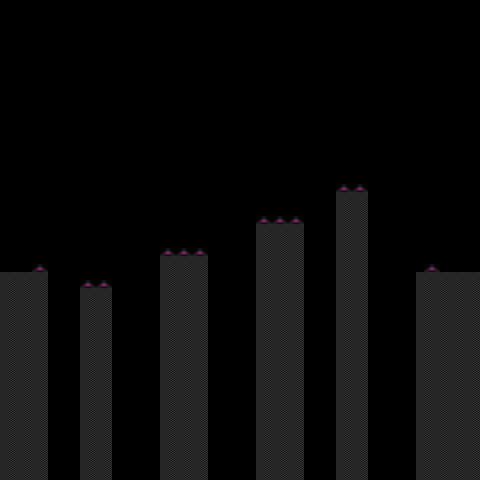

Below is a game level as drawn by its tile map, then a one-line description and the .tmx file that defines it, in full:
An orthogonal 30x30 tile map with 16x16 px tiles, 2 tile layers (walls, obsidian_obstacles).

<map version="1.10" tiledversion="1.10.2" orientation="orthogonal" renderorder="right-down" width="30" height="30" tilewidth="16" tileheight="16" infinite="0" nextlayerid="3" nextobjectid="1">
 <tileset firstgid="1" source="../obsidian.tsx" />
 <layer id="1" name="walls" width="30" height="30">
  <data encoding="csv">
0,0,0,0,0,0,0,0,0,0,0,0,0,0,0,0,0,0,0,0,0,0,0,0,0,0,0,0,0,0,
0,0,0,0,0,0,0,0,0,0,0,0,0,0,0,0,0,0,0,0,0,0,0,0,0,0,0,0,0,0,
0,0,0,0,0,0,0,0,0,0,0,0,0,0,0,0,0,0,0,0,0,0,0,0,0,0,0,0,0,0,
0,0,0,0,0,0,0,0,0,0,0,0,0,0,0,0,0,0,0,0,0,0,0,0,0,0,0,0,0,0,
0,0,0,0,0,0,0,0,0,0,0,0,0,0,0,0,0,0,0,0,0,0,0,0,0,0,0,0,0,0,
0,0,0,0,0,0,0,0,0,0,0,0,0,0,0,0,0,0,0,0,0,0,0,0,0,0,0,0,0,0,
0,0,0,0,0,0,0,0,0,0,0,0,0,0,0,0,0,0,0,0,0,0,0,0,0,0,0,0,0,0,
0,0,0,0,0,0,0,0,0,0,0,0,0,0,0,0,0,0,0,0,0,0,0,0,0,0,0,0,0,0,
0,0,0,0,0,0,0,0,0,0,0,0,0,0,0,0,0,0,0,0,0,0,0,0,0,0,0,0,0,0,
0,0,0,0,0,0,0,0,0,0,0,0,0,0,0,0,0,0,0,0,0,0,0,0,0,0,0,0,0,0,
0,0,0,0,0,0,0,0,0,0,0,0,0,0,0,0,0,0,0,0,0,0,0,0,0,0,0,0,0,0,
0,0,0,0,0,0,0,0,0,0,0,0,0,0,0,0,0,0,0,0,0,2,2,0,0,0,0,0,0,0,
0,0,0,0,0,0,0,0,0,0,0,0,0,0,0,0,0,0,0,0,0,1,1,0,0,0,0,0,0,0,
0,0,0,0,0,0,0,0,0,0,0,0,0,0,0,0,2,2,2,0,0,9,9,0,0,0,0,0,0,0,
0,0,0,0,0,0,0,0,0,0,0,0,0,0,0,0,1,1,1,0,0,9,9,0,0,0,0,0,0,0,
0,0,0,0,0,0,0,0,0,0,2,2,2,0,0,0,9,9,9,0,0,9,9,0,0,0,0,0,0,0,
0,0,2,0,0,0,0,0,0,0,1,1,1,0,0,0,9,9,9,0,0,9,9,0,0,0,17,42,0,0,
1,1,1,0,0,2,2,0,0,0,9,9,9,0,0,0,9,9,9,0,0,9,9,0,0,0,1,1,1,1,
9,9,9,0,0,1,1,0,0,0,9,9,9,0,0,0,9,9,9,0,0,9,9,0,0,0,9,9,9,9,
9,9,9,0,0,9,9,0,0,0,9,9,9,0,0,0,9,9,9,0,0,9,9,0,0,0,9,9,9,9,
9,9,9,0,0,9,9,0,0,0,9,9,9,0,0,0,9,9,9,0,0,9,9,0,0,0,9,9,9,9,
9,9,9,0,0,9,9,0,0,0,9,9,9,0,0,0,9,9,9,0,0,9,9,0,0,0,9,9,9,9,
9,9,9,0,0,9,9,0,0,0,9,9,9,0,0,0,9,9,9,0,0,9,9,0,0,0,9,9,9,9,
9,9,9,0,0,9,9,0,0,0,9,9,9,0,0,0,9,9,9,0,0,9,9,0,0,0,9,9,9,9,
9,9,9,0,0,9,9,0,0,0,9,9,9,0,0,0,9,9,9,0,0,9,9,0,0,0,9,9,9,9,
9,9,9,0,0,9,9,0,0,0,9,9,9,0,0,0,9,9,9,0,0,9,9,0,0,0,9,9,9,9,
9,9,9,0,0,9,9,0,0,0,9,9,9,0,0,0,9,9,9,0,0,9,9,0,0,0,9,9,9,9,
9,9,9,0,0,9,9,0,0,0,9,9,9,0,0,0,9,9,9,0,0,9,9,0,0,0,9,9,9,9,
9,9,9,0,0,9,9,0,0,0,9,9,9,0,0,0,9,9,9,0,0,9,9,0,0,0,9,9,9,9,
9,9,9,0,0,9,9,0,0,0,9,9,9,0,0,0,9,9,9,0,0,9,9,0,0,0,9,9,9,9
</data>
 </layer>
 <layer id="2" name="obsidian_obstacles" width="30" height="30">
  <data encoding="csv">
0,0,0,0,0,0,0,0,0,0,0,0,0,0,0,0,0,0,0,0,0,0,0,0,0,0,0,0,0,0,
0,0,0,0,0,0,0,0,0,0,0,0,0,0,0,0,0,0,0,0,0,0,0,0,0,0,0,0,0,0,
0,0,0,0,0,0,0,0,0,0,0,0,0,0,0,0,0,0,0,0,0,0,0,0,0,0,0,0,0,0,
0,0,0,0,0,0,0,0,0,0,0,0,0,0,0,0,0,0,0,0,0,0,0,0,0,0,0,0,0,0,
0,0,0,0,0,0,0,0,0,0,0,0,0,0,0,0,0,0,0,0,0,0,0,0,0,0,0,0,0,0,
0,0,0,0,0,0,0,0,0,0,0,0,0,0,0,0,0,0,0,0,0,0,0,0,0,0,0,0,0,0,
0,0,0,0,0,0,0,0,0,0,0,0,0,0,0,0,0,0,0,0,0,0,0,0,0,0,0,0,0,0,
0,0,0,0,0,0,0,0,0,0,0,0,0,0,0,0,0,0,0,0,0,0,0,0,0,0,0,0,0,0,
0,0,0,0,0,0,0,0,0,0,0,0,0,0,0,0,0,0,0,0,0,0,0,0,0,0,0,0,0,0,
0,0,0,0,0,0,0,0,0,0,0,0,0,0,0,0,0,0,0,0,0,0,0,0,0,0,0,0,0,0,
0,0,0,0,0,0,0,0,0,0,0,0,0,0,0,0,0,0,0,0,0,0,0,0,0,0,0,0,0,0,
0,0,0,0,0,0,0,0,0,0,0,0,0,0,0,0,0,0,0,0,0,0,0,0,0,0,0,0,0,0,
0,0,0,0,0,0,0,0,0,0,0,0,0,0,0,0,0,0,0,0,0,0,0,0,0,0,0,0,0,0,
0,0,0,0,0,0,0,0,0,0,0,0,0,0,0,0,0,0,0,0,0,0,0,0,0,0,0,0,0,0,
0,0,0,0,0,0,0,0,0,0,0,0,0,0,0,0,0,0,0,0,0,0,0,0,0,0,0,0,0,0,
0,0,0,0,0,0,0,0,0,0,0,0,0,0,0,0,0,0,0,0,0,0,0,0,0,0,0,0,0,0,
0,0,0,0,0,0,0,0,0,0,0,0,0,0,0,0,0,0,0,0,0,0,0,0,0,0,0,0,0,0,
0,0,0,0,0,0,0,0,0,0,0,0,0,0,0,0,0,0,0,0,0,0,0,0,0,0,0,0,0,0,
0,0,0,0,0,0,0,0,0,0,0,0,0,0,0,0,0,0,0,0,0,0,0,0,0,0,0,0,0,0,
0,0,0,0,0,0,0,0,0,0,0,0,0,0,0,0,0,0,0,0,0,0,0,0,0,0,0,0,0,0,
0,0,0,0,0,0,0,0,0,0,0,0,0,0,0,0,0,0,0,0,0,0,0,0,0,0,0,0,0,0,
0,0,0,0,0,0,0,0,0,0,0,0,0,0,0,0,0,0,0,0,0,0,0,0,0,0,0,0,0,0,
0,0,0,0,0,0,0,0,0,0,0,0,0,0,0,0,0,0,0,0,0,0,0,0,0,0,0,0,0,0,
0,0,0,0,0,0,0,0,0,0,0,0,0,0,0,0,0,0,0,0,0,0,0,0,0,0,0,0,0,0,
0,0,0,0,0,0,0,0,0,0,0,0,0,0,0,0,0,0,0,0,0,0,0,0,0,0,0,0,0,0,
0,0,0,0,0,0,0,0,0,0,0,0,0,0,0,0,0,0,0,0,0,0,0,0,0,0,0,0,0,0,
0,0,0,0,0,0,0,0,0,0,0,0,0,0,0,0,0,0,0,0,0,0,0,0,0,0,0,0,0,0,
0,0,0,0,0,0,0,0,0,0,0,0,0,0,0,0,0,0,0,0,0,0,0,0,0,0,0,0,0,0,
0,0,0,0,0,0,0,0,0,0,0,0,0,0,0,0,0,0,0,0,0,0,0,0,0,0,0,0,0,0,
0,0,0,0,0,0,0,0,0,0,0,0,0,0,0,0,0,0,0,0,0,0,0,0,0,0,0,0,0,0
</data>
 </layer>
</map>
